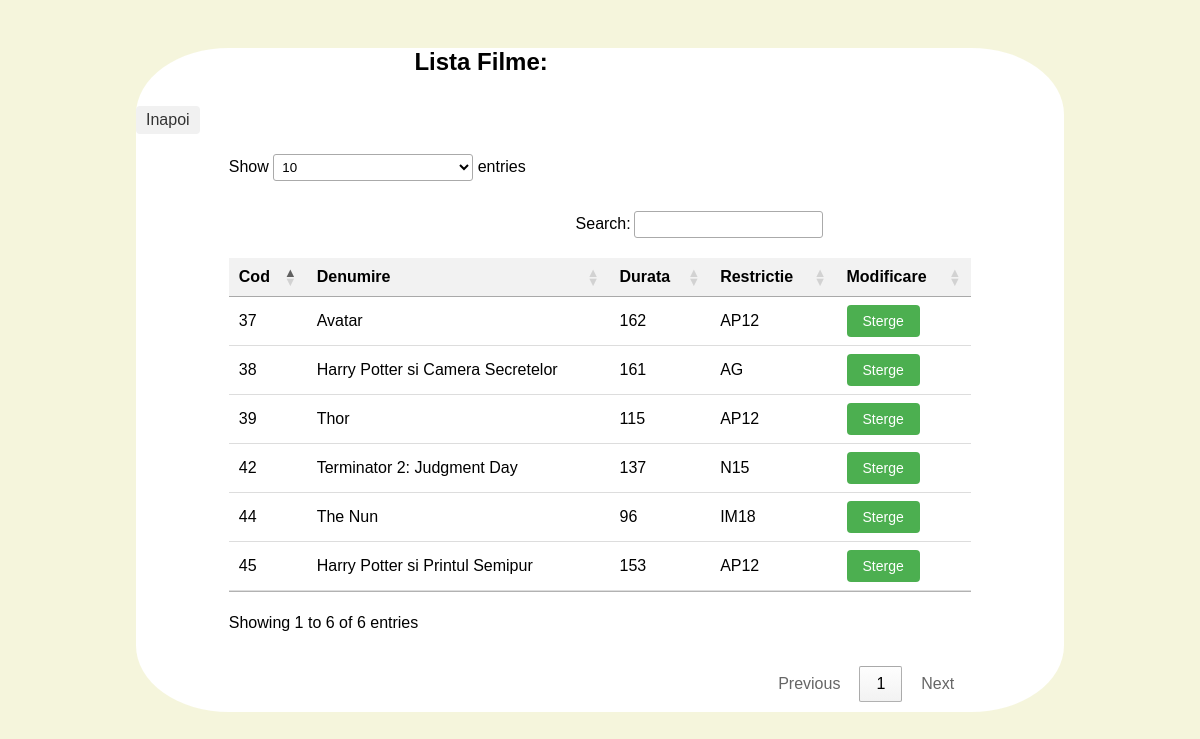
Page /AdminPages/stergereFilm.php on the committed database.
### tables this page shows
CREATE TABLE `film` (
  `id_film` int(11) NOT NULL,
  `denumire_film` varchar(50) NOT NULL,
  `data_lansarii` date NOT NULL,
  `durata` int(11) NOT NULL,
  `restrictie_varsta` varchar(50) NOT NULL,
  `regizor_id` int(11) NOT NULL,
  `detalii_id` int(11) DEFAULT NULL,
  `imagine_film` varchar(100) DEFAULT NULL
);

### BazaDeDateCinema.php (called while the page is built, shortened)
<?php
function getMovies()
{
    $con = mysqli_connect('localhost', 'root', '', 'gestionarecinema', 3307);
    $sql = "SELECT id_film,denumire_film,durata,restrictie_varsta,imagine_film FROM film";
    $result = mysqli_query($con, $sql);
    if ($result) {
        $lista = mysqli_fetch_all($result);
        return $lista;
    }
    return false;
}

### AdminPages/stergereFilm.php (the view, shortened to what this page needs)
<?php
include("../BazaDeDateCinema.php");
$listaFilme = getMovies();
?>
<!DOCTYPE html>
<html lang="en">
<head>
    <link rel="stylesheet" href="https://cdn.datatables.net/1.11.3/css/jquery.dataTables.min.css">
    <link rel="stylesheet" href="style.css">
</head>
<body>
    <div>
        <h2>Lista Filme:</h2>
        <a href="admin-page.php">Inapoi</a>
        <table id="filmeTable">
            <thead>
                <tr>
                    <th>Cod</th>
                    <th>Denumire</th>
                    <th>Durata</th>
                    <th>Restrictie</th>
                    <th>Modificare</th>
                </tr>
            </thead>
            <tbody>
                <?php
                foreach ($listaFilme as $film) {
                    echo "<tr>
                            <td>$film[0]</td>
                            <td>$film[1]</td>
                            <td>$film[2]</td>
                            <td>$film[3]</td>
                            <td>
                                <form class='modifyForm' method='POST' action='prelucrareStergere.php'>
                                    <input type='hidden' name='filmDen' value='$film[1]'>
                                    <input type='hidden' name='filmId' value='$film[0]'>
                                    <input type='submit' value='Sterge'>
                                </form>
                            </td>
                        </tr>";
                }
                ?>
            </tbody>
        </table>
    </div>
</body>
</html>

### AdminPages/style.css (style rules this page uses)
body { font-family: Arial, sans-serif; margin: 0; padding: 20px; }
a { text-decoration: none; color: #333; }
body { margin: 0; background-color: beige; }
div { width: 80%; margin: 10px auto; background-color: #fff; border-radius: 10%; }
table { border-collapse: collapse; width: 80%; margin: auto auto; }
th, td { padding: 8px; text-align: left; border-bottom: 1px solid #ddd; }
th { background-color: #f2f2f2; }
form { display: inline; }
h2 { margin-left: 30%; margin-top: 3%; }
.modifyForm input[type='submit'] { background-color: #4CAF50; color: white; border: none; padding: 8px 16px; text-align: center; text-decoration: none; display: inline-block; font-size: 14px; border-radius: 4px; cursor: pointer; }
form { margin-top: 10px; }
a { text-decoration: none; color: #333; margin-top: 10px; display: inline-block; background-color: #f1f1f1; padding: 5px 10px; border-radius: 4px; }
input[type="submit"] { background-color: #4CAF50; color: white; border: none; padding: 10px 20px; text-align: center; text-decoration: none; display: inline-block; font-size: 16px; border-radius: 4px; cursor: pointer; }

### rows in the picture
film: id_film "37", denumire_film "Avatar", durata "162", restrictie_varsta "AP12"
film: id_film "38", denumire_film "Harry Potter si Camera Secretelor", durata "161", restrictie_varsta "AG"
film: id_film "39", denumire_film "Thor", durata "115", restrictie_varsta "AP12"
film: id_film "42", denumire_film "Terminator 2: Judgment Day", durata "137", restrictie_varsta "N15"
film: id_film "44", denumire_film "The Nun", durata "96", restrictie_varsta "IM18"
film: id_film "45", denumire_film "Harry Potter si Printul Semipur", durata "153", restrictie_varsta "AP12"
